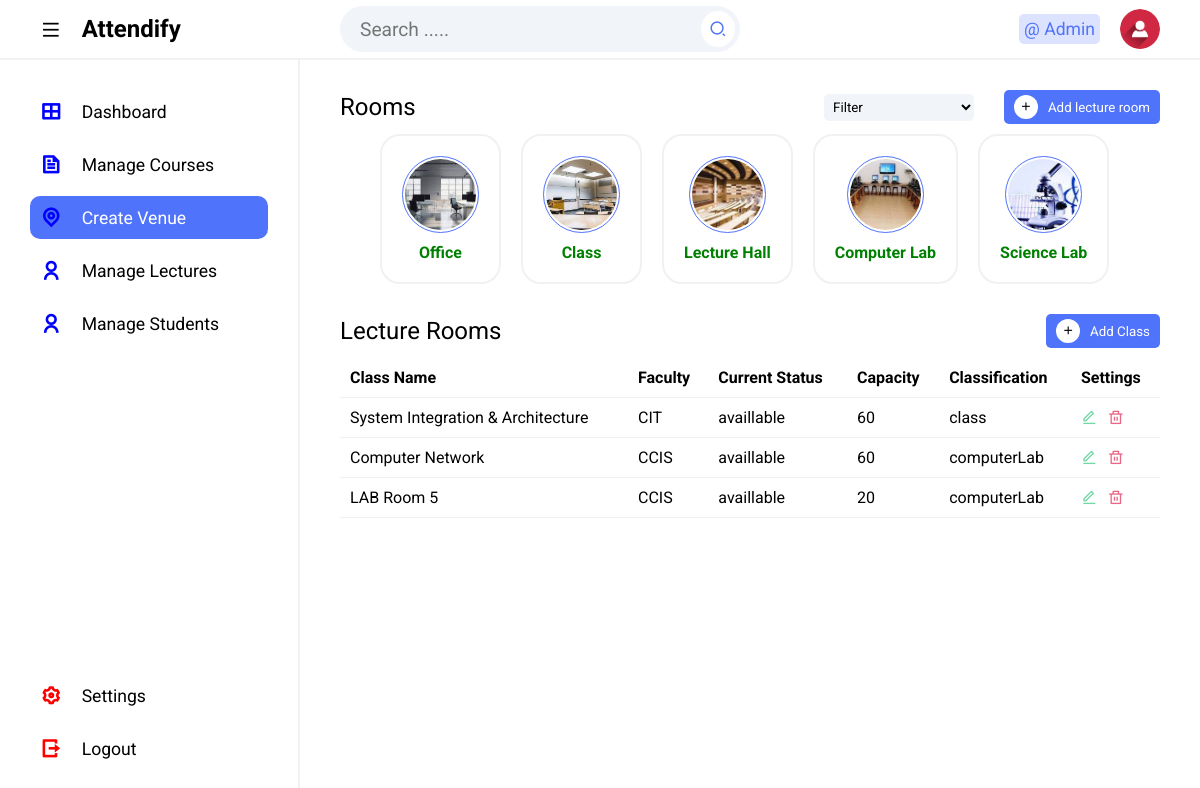
The app's page /Admin/createVenue.php (signed in) with its own data.
### tables this page shows
CREATE TABLE `tblvenue` (
  `ID` int(10) NOT NULL,
  `className` varchar(50) NOT NULL,
  `facultyCode` varchar(50) NOT NULL,
  `currentStatus` varchar(50) NOT NULL,
  `capacity` int(10) NOT NULL,
  `classification` varchar(50) NOT NULL,
  `dateCreated` date NOT NULL
);

### Admin/createVenue.php (the view, shortened to what this page needs)
<?php
include '../include/dbcon.php';
?>
<!DOCTYPE html>
<html lang="en">
<head>
    <link rel="stylesheet" href="css/styles.css">
    <link href="https://cdnjs.cloudflare.com/ajax/libs/remixicon/4.2.0/remixicon.css" rel="stylesheet">
</head>
<body>
    <?php include 'includes/topbar.php' ?>
    <section class="main">
        <?php include 'includes/sidebar.php'; ?>
        <div class="main--content">
            <div class="rooms">
                <div class="title">
                    <h2 class="section--title">Rooms</h2>
                    <div class="rooms--right--btns">
                        <select name="date" id="date" class="dropdown room--filter">
                            <option>Filter</option>
                        </select>
                        <button id="addClass1" class="add"><i class="ri-add-line"></i>Add lecture room</button>
                    </div>
                </div>
                <div class="rooms--cards">
                    <a href="#" class="room--card">
                        <div class="img--box--cover">
                            <div class="img--box">
                                <img src="img/office image.jpeg" alt="">
                            </div>
                        </div>
                        <p class="free">Office</p>
                    </a>
                    <a href="#" class="room--card">
                        <div class="img--box--cover">
                            <div class="img--box">
                                <img src="img/class.jpeg" alt="">
                            </div>
                        </div>
                        <p class="free">Class</p>
                    </a>
                    <a href="#" class="room--card">
                        <div class="img--box--cover">
                            <div class="img--box">
                                <img src="img/lecture hall.jpeg" alt="">
                            </div>
                        </div>
                        <p class="free">Lecture Hall</p>
                    </a>
                    <a href="#" class="room--card">
                        <div class="img--box--cover">
                            <div class="img--box">
                                <img src="img/computer lab.jpeg" alt="">
                            </div>
                        </div>
                        <p class="free">Computer Lab</p>
                    </a>
                    <a href="#" class="room--card">
                        <div class="img--box--cover">
                            <div class="img--box">
                                <img src="img/laboratory.jpeg" alt="">
                            </div>
                        </div>
                        <p class="free">Science Lab</p>
                    </a>
                </div>
            </div>
            <div class="table-container">
                <div class="title" id="addClass2">
                    <h2 class="section--title">Lecture Rooms</h2>
                    <button class="add"><i class="ri-add-line"></i>Add Class</button>
                </div>
                <div class="table">
                    <table>
                        <thead>
                            <tr>
                                <th>Class Name</th>
                                <th>Faculty</th>
                                <th>Current Status</th>
                                <th>Capacity</th>
                                <th>Classification</th>
                                <th>Settings</th>
                            </tr>
                        </thead>
                        <tbody>
                            <?php
                            $sql = "SELECT * FROM tblvenue";
                            $result = $conn->query($sql);
                            if ($result->num_rows > 0) {
                                while ($row = $result->fetch_assoc()) {
                                    echo "<tr>";
                                    echo "<td>" . $row["className"] . "</td>";
                                    echo "<td>" . $row["facultyCode"] . "</td>";
                                    echo "<td>" . $row["currentStatus"] . "</td>";
                                    echo "<td>" . $row["capacity"] . "</td>";
                                    echo "<td>" . $row["classification"] . "</td>";
                                    echo "<td><span><i class='ri-edit-line edit'></i><i class='ri-delete-bin-line delete'></i></span></td>";
                                    echo "</tr>";
                                }
                            } else {
                                echo "<tr><td colspan='6'>No records found</td></tr>";
                            }
                            ?>
                        </tbody>
                    </table>
                </div>
            </div>
        </div>
    </section>
</body>
</html>

### Admin/Includes/topbar.php (shortened to what this page needs)
<?php
$fullName = "";
if (isset($_SESSION['userId'])) {
    $userId = $conn->real_escape_string($_SESSION['userId']);
    $query = "SELECT * FROM tbladmin WHERE Id = $userId";
    $rs = $conn->query($query);
    if ($rs) {
        $num = $rs->num_rows;
        if ($num > 0) {
            $row = $rs->fetch_assoc();
            $fullName = $row['firstName'] . " " . $row['lastName'];
        } else {
            echo "Admin not found";
        }
    } else {
        echo "Error: " . $conn->error;
    }
} else {
    header('location: ../index.php');
}
?>
<section class="header">
    <div class="logo">
        <i class="ri-menu-line icon icon-0 menu"></i>
        <h2>Attendify</h2>
    </div>
    <div class="search--notification--profile">
        <div id="searchInput" class="search">
            <input type="text" id="searchText" placeholder="Search .....">
            <button onclick="searchItems()"><i class="ri-search-2-line"></i></button>
        </div>
        <div class="notification--profile">
            <div class="picon lock">
                @ <?php echo $fullName; ?>
            </div>
            <div class="picon profile">
                <img src="img/user.png" alt="">
            </div>
        </div>
    </div>
</section>

### Admin/Includes/sidebar.php (shortened to what this page needs)
<div class="sidebar">
    <ul class="sidebar--items">
        <li>
            <a href="index.php">
                <span class="icon icon-1"><i class="ri-layout-grid-line"></i></span>
                <span class="sidebar--item">Dashboard</span>
            </a>
        </li>
        <li>
            <a href="createCourse.php">
                <span class="icon icon-1"><i class="ri-file-text-line"></i></span>
                <span class="sidebar--item">Manage Courses</span>
            </a>
        </li>
        <li>
            <a href="createVenue.php">
                <span class="icon icon-1"><i class="ri-map-pin-line"></i></span>
                <span class="sidebar--item" style="white-space: nowrap;">Create Venue</span>
            </a>
        </li>
        <li>
            <a href="createLecture.php">
                <span class="icon icon-1"><i class="ri-user-line"></i></span>
                <span class="sidebar--item">Manage Lectures</span>
            </a>
        </li>
        <li>
            <a href="createStudent.php">
                <span class="icon icon-1"><i class="ri-user-line"></i></span>
                <span class="sidebar--item">Manage Students</span>
            </a>
        </li>
    </ul>
    <ul class="sidebar--bottom-items">
        <li>
            <a href="#">
                <span class="icon icon-2"><i class="ri-settings-3-line"></i></span>
                <span class="sidebar--item">Settings</span>
            </a>
        </li>
        <li>
            <a href="../logout.php">
                <span class="icon icon-2"><i class="ri-logout-box-r-line"></i></span>
                <span class="sidebar--item">Logout</span>
            </a>
        </li>
    </ul>
</div>

### Admin/css/styles.css (style rules this page uses)
* { margin: 0; padding: 0; box-sizing: border-box; font-family: 'Roboto', sans-serif; }
body { position: relative; width: 100%; }
.header { height: 60px; width: 100%; display: flex; align-items: center; border-bottom: 2px solid #f1f1f1; }
.logo { display: flex; align-items: center; width: 300px; padding-left: 40px; }
.search--notification--profile { display: flex; align-items: center; justify-content: space-between; width: calc(100% - 300px); padding: 0 40px; }
.search { background-color: #f1f4f8; border-radius: 50px; width: 400px; padding: 5px; display: flex; align-items: center; justify-content: space-between; }
.search input { background-color: transparent; outline: none; border: none; text-indent: 15px; width: 85%; font-size:1.2em; }
.search button { outline: none; border: none; border-radius: 50%; background-color: #fff; padding: 8px; display: flex; align-items: center; justify-content: center; }
.search button i { font-size: 1.1rem; color: #5073fb; }
.notification--profile { display: flex; align-items: center; }
.picon { margin-left: 20px; font-size: 1.1rem; padding: 5px; border-radius: 5px; }
.lock { color: #5073fb; background-color: rgba(80, 115, 251, .2); }
.profile { position: relative; width: 40px; height: 40px; border-radius: 50%; overflow: hidden; }
img { position: absolute; top: 0; left: 0; width: 100%; height: 100%; object-fit: cover; }
.main { position: relative; width: 100%; min-height: calc(100vh - 60px); }
.sidebar { position: absolute; top: 0; left: 0; height: 100%; width: 300px; padding: 30px; display: flex; flex-direction: column; justify-content: space-between; border-right: 2px solid #f1f1f1; transition: .3s; }
li { list-style: none; }
a { text-decoration: none; }
.sidebar--items a, .sidebar--bottom-items a { display: flex; align-items: center; margin-bottom: 10px; font-size: 1.1rem; color: #000; padding: 10px; border-radius: 10px; }
#active--link { background-color: #5073fb; color: #fff; }
.sidebar--bottom-items li:last-child a { margin-bottom: 0; }
.icon { position: relative; display: flex; align-items: center; justify-content: center; margin-right: 20px; font-size: 1.3rem; }
.icon-1 { color: blue; font-weight:bold; }
.icon-2 { color: red; font-weight:bold; }
thead { position:sticky; top:0; background-color:white; padding:20px; }
.main--content { position: absolute; top: 0; right: 0; height: 100%; width: calc(100% - 300px); padding: 0 40px; transition: .3s; }
.title { display: flex; align-items: center; justify-content: space-between; margin-bottom: 10px; margin-top: 30px; }
.section--title { font-weight: 400; }
.dropdown { outline: none; border: none; background-color: #f1f4f8; border-radius: 5px; width: 150px; padding: 5px; }
.rooms--right--btns { display: flex; align-items: center; gap: 30px; }
.add { display: flex; align-items: center; padding: 5px 10px; outline: none; border: none; background-color: #5073fb; color: #fff; border-radius: 5px; cursor: pointer; transition: .3s; }
.add i { margin-right: 10px; padding: 5px; background-color: #fff; border-radius: 50%; color: #000; }
.rooms--cards { display: flex; gap: 20px; padding-left:2.5rem; }
.room--card { padding: 20px; border-radius: 20px; height: auto; transition: .3s; border: 2px solid #f1f1f1; display: flex; flex-direction: column; align-items: center; font-size: .8rem; }
.img--box--cover { border: 1px solid #5073fb; padding: 2px; border-radius: 50%; display: inline-block; margin-bottom: 10px; }
.img--box { position: relative; width: 71px; height: 71px; overflow: hidden; border-radius: 50%; }
.free { color:green; font-weight:bold; font-size:1rem; }
.table-container { margin-bottom: 20px; }
.table { height: 750px; overflow-y: scroll; }
table { width: 100%; text-align: left; border-collapse: collapse; }
tr { border-bottom: 1px solid #f1f1f1; }
td, th { padding-block: 10px; padding:10px; }
.edit { color: #70d7a5; margin-right: 10px; }
.delete { color: #e86786; }
@media screen and (max-width:1350px) { .cards, .rooms--cards { overflow-x: hidden; } }

### Admin/createVenue.php (style rules this page uses)
.table { height: 500px; overflow-y: scroll; }

### records on screen
tblvenue: className "System Integration & Architecture", facultyCode "CIT", currentStatus "availlable", capacity "60", classification "class"
tblvenue: className "Computer Network", facultyCode "CCIS", currentStatus "availlable", capacity "60", classification "computerLab"
tblvenue: className "LAB Room 5", facultyCode "CCIS", currentStatus "availlable", capacity "20", classification "computerLab"

### other values on screen
$fullName "Admin"
